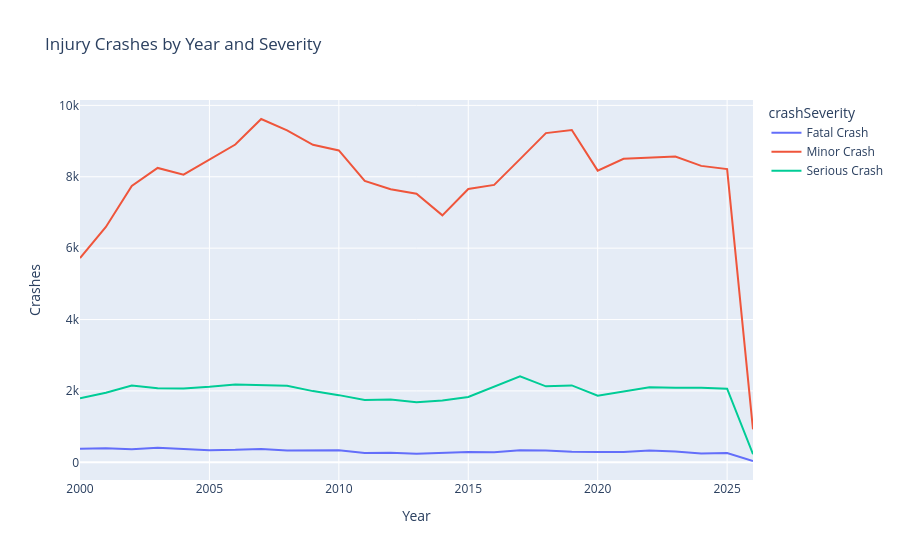

Source (notebook cell):
### Code cell
# How have crashes changed over the years.
if 'crashYear' in df_model.columns:
    year_sev = df_model.groupby(['crashYear', target_col]).size().reset_index(name='count')
    fig = px.line(year_sev, x='crashYear', y='count', color=target_col,
                  title='Injury Crashes by Year and Severity',
                  labels={'crashYear': 'Year', 'count': 'Crashes'})
    fig.show()
    fig.write_html('fig_crashes_by_year.html')

### Figure 1 — Plotly figure (JSON) as saved in the notebook; plotly's stock layout.template omitted (floating-point values rounded to 4 significant figures)
{"data": [{"hovertemplate": "crashSeverity=Fatal Crash<br>Year=%{x}<br>Crashes=%{y}<extra></extra>", "legendgroup": "Fatal Crash", "line": {"color": "#636efa", "dash": "solid"}, "marker": {"symbol": "circle"}, "mode": "lines", "name": "Fatal Crash", "orientation": "v", "showlegend": true, "type": "scatter", "x": [2000, 2001, 2002, 2003, 2004, 2005, 2006, 2007, 2008, 2009, 2010, 2011, 2012, 2013, 2014, 2015, 2016, 2017, 2018, 2019, 2020, 2021, 2022, 2023, 2024, 2025, 2026], "xaxis": "x", "y": [383, 395, 365, 405, 375, 341, 350, 375, 331, 337, 337, 259, 267, 238, 265, 289, 285, 341, 332, 297, 292, 287, 334, 304, 250, 260, 37], "yaxis": "y"}, {"hovertemplate": "crashSeverity=Minor Crash<br>Year=%{x}<br>Crashes=%{y}<extra></extra>", "legendgroup": "Minor Crash", "line": {"color": "#EF553B", "dash": "solid"}, "marker": {"symbol": "circle"}, "mode": "lines", "name": "Minor Crash", "orientation": "v", "showlegend": true, "type": "scatter", "x": [2000, 2001, 2002, 2003, 2004, 2005, 2006, 2007, 2008, 2009, 2010, 2011, 2012, 2013, 2014, 2015, 2016, 2017, 2018, 2019, 2020, 2021, 2022, 2023, 2024, 2025, 2026], "xaxis": "x", "y": [5723, 6594, 7740, 8247, 8057, 8471, 8904, 9618, 9300, 8896, 8738, 7883, 7650, 7527, 6919, 7656, 7772, 8494, 9223, 9308, 8172, 8505, 8536, 8568, 8305, 8214, 924], "yaxis": "y"}, {"hovertemplate": "crashSeverity=Serious Crash<br>Year=%{x}<br>Crashes=%{y}<extra></extra>", "legendgroup": "Serious Crash", "line": {"color": "#00cc96", "dash": "solid"}, "marker": {"symbol": "circle"}, "mode": "lines", "name": "Serious Crash", "orientation": "v", "showlegend": true, "type": "scatter", "x": [2000, 2001, 2002, 2003, 2004, 2005, 2006, 2007, 2008, 2009, 2010, 2011, 2012, 2013, 2014, 2015, 2016, 2017, 2018, 2019, 2020, 2021, 2022, 2023, 2024, 2025, 2026], "xaxis": "x", "y": [1794, 1949, 2150, 2075, 2071, 2116, 2183, 2166, 2144, 1995, 1882, 1743, 1758, 1685, 1734, 1832, 2129, 2409, 2129, 2155, 1867, 1994, 2101, 2087, 2090, 2062, 226], "yaxis": "y"}], "layout": {"legend": {"title": {"text": "crashSeverity"}, "tracegroupgap": 0}, "title": {"text": "Injury Crashes by Year and Severity"}, "xaxis": {"anchor": "y", "domain": [0, 1], "title": {"text": "Year"}}, "yaxis": {"anchor": "x", "domain": [0, 1], "title": {"text": "Crashes"}}}}
